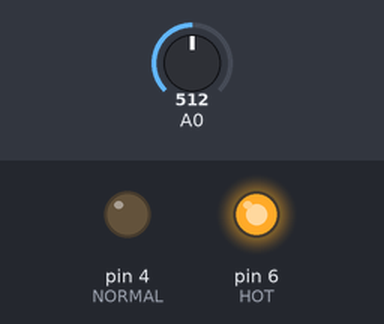
Bench run of a sketch on a simulated Arduino Uno, built with avr-gcc and run on an emulated ATmega328P. On the bench: output pins drawn as LEDs (lit = HIGH). The test bench sets the inputs (shaded band); at power-on: A0 = 512. Pins used as bus, display or sensor lines are not drawn.

Above: at 1.8 s.
1.9 s: A0 set to 306
At 3.2 s:
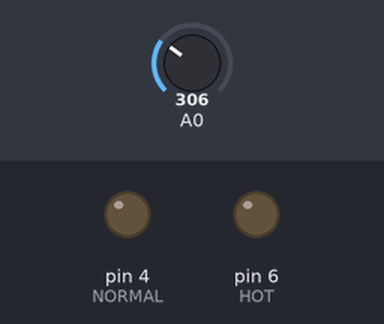
3.5 s: A0 set to 716
At 4.8 s:
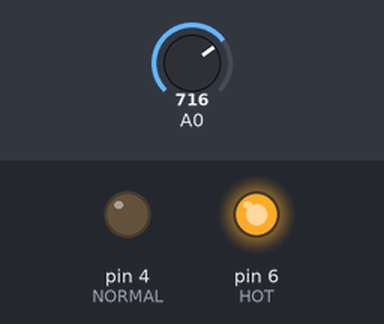
7.6 s: A0 set to 647
11.1 s: A0 set to 624
At 12.8 s:
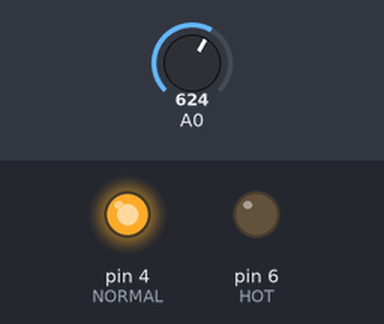
15.2 s: A0 set to 511
At 16.4 s:
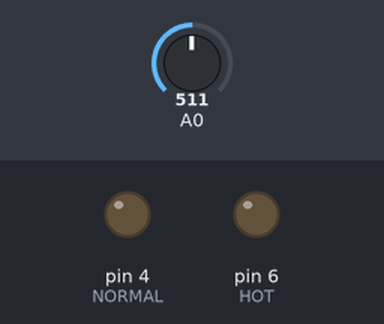
Timing chart, 0 to 18.2 s (numbered marks = the images above; inputs shaded):
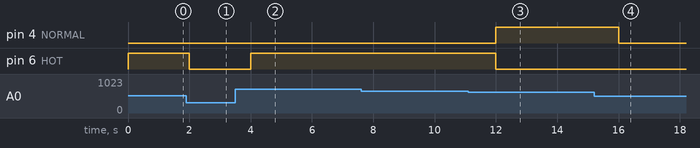

The sketch:

creating_quick_read_thermometer.ino
```cpp
// Project 8 - Creating a Quick-Read Thermometer
// define the pins that the LEDs are connected to:
#define HOT 6
#define NORMAL 4
#define COLD 2
float voltage = 0;
float celsius = 0;

float hotTemp = 26;
float coldTemp = 20;
float sensor = 0;
void setup()
{
  pinMode(HOT, OUTPUT);
  pinMode(NORMAL, OUTPUT);
  pinMode(COLD, OUTPUT);
}

void loop()
{
  // read the temperature sensor and convert the result to degrees Celsius
  sensor = analogRead(0);
  voltage = (sensor * 5000) / 1024; // convert raw sensor value to millivolts
  voltage = voltage - 500; // remove voltage offset
  celsius = voltage / 100; // convert millivolts to Celsius
  // act on temperature range
  if ( celsius < coldTemp )
  {
    digitalWrite(COLD, HIGH);
    delay(1000);
    digitalWrite(COLD, LOW);
  }
  else if ( celsius > coldTemp && celsius <= hotTemp )
  {
    digitalWrite(NORMAL, HIGH);
    delay(1000);
    digitalWrite(NORMAL, LOW);
  }
  else
  {
    // celsius is > hotTemp
    digitalWrite(HOT, HIGH);
    delay(1000);
    digitalWrite(HOT, LOW);
  }
}
```

Measured:
- the behaviour switches between 635 and 634 on A0 (found by bisection; images 2 and 3)
- after the input at 1.9 s, pin 6 (HOT): HIGH → LOW after 0.10 s
- after the input at 3.5 s, pin 6 (HOT): LOW → HIGH after 0.50 s
- after the input at 11.1 s, pin 4 (NORMAL): LOW → HIGH after 0.90 s; pin 6 (HOT): HIGH → LOW after 0.90 s
- after the input at 15.2 s, pin 4 (NORMAL): HIGH → LOW after 0.80 s
